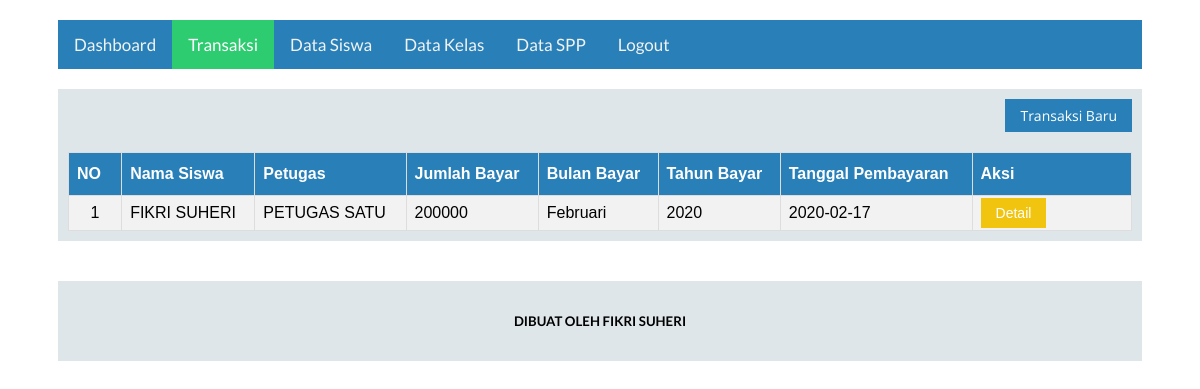
/admin/transaksi.php (signed in), run on the app's committed database.
### tables this page shows
CREATE TABLE `pembayaran` (
  `id_pembayaran` int(11) NOT NULL,
  `petugas_id` int(11) NOT NULL,
  `nisn` varchar(10) NOT NULL,
  `tgl_bayar` date NOT NULL,
  `bulan_dibayar` varchar(8) NOT NULL,
  `tahun_dibayar` varchar(4) NOT NULL,
  `spp_id` int(11) NOT NULL,
  `jumlah_bayar` int(11) NOT NULL
);

CREATE TABLE `siswa` (
  `nisn` varchar(10) NOT NULL,
  `nis` varchar(10) NOT NULL,
  `nama` varchar(50) NOT NULL,
  `alamat` text NOT NULL,
  `no_telp` varchar(13) NOT NULL,
  `spp_id` int(11) NOT NULL,
  `kelas_id` int(11) NOT NULL
);

CREATE TABLE `petugas` (
  `id_petugas` int(11) NOT NULL,
  `username` varchar(25) NOT NULL,
  `password` varchar(50) NOT NULL,
  `level` enum('admin','petugas','','') NOT NULL,
  `nama_petugas` varchar(50) NOT NULL
);

### admin/functions.php (called while the page is built, shortened)
<?php
function ambildata($conn,$query){
    $data = mysqli_query($conn,$query);
    while($row = mysqli_fetch_assoc($data)){
        $hasil[] = $row;
    }
    return $hasil;
}
?>

### admin/transaksi.php (the view, shortened to what this page needs)
<?php
require 'functions.php';
$query = 'SELECT pembayaran.*,petugas.*,siswa.* FROM pembayaran INNER JOIN petugas ON pembayaran.petugas_id = petugas.id_petugas INNER JOIN siswa ON pembayaran.nisn = siswa.nisn';
$dataspp = ambildata($conn, $query);
?>
<!DOCTYPE html>
<html lang="en">
<head>
    <link rel="stylesheet" href="../assets/admin/style.css">
    <link rel="stylesheet" href="../assets/fikcss/fikcss.css">
</head>
<body>
<?php require 'header.php' ?>
    <div class="container mt-1">
        <div class="bg-grey p-1">
            <div style="overflow: hidden">
                <a href="carisiswa.php" class="button open-sans bg-blue" style="float:right">Transaksi Baru</a>
            </div>
            <div style="overflow: hidden" class="mt-1">
                <table class="table">
                    <tr>
                        <th width="5%" align="center">NO</th>
                        <th>Nama Siswa</th>
                        <th>Petugas</th>
                        <th>Jumlah Bayar</th>
                        <th>Bulan Bayar</th>
                        <th>Tahun Bayar</th>
                        <th>Tanggal Pembayaran</th>
                        <th width="15%">Aksi</th>
                    </tr>
                    <?php $no = 1;
                    foreach ($dataspp as $data) : ?>
                        <tr class="">
                            <td align="center"><?= $no++ ?></td>
                            <td><?= $data['nama'] ?></td>
                            <td><?= $data['nama_petugas'] ?></td>
                            <td><?= $data['jumlah_bayar'] ?></td>
                            <td><?= $data['bulan_dibayar'] ?></td>
                            <td><?= $data['tahun_dibayar'] ?></td>
                            <td><?= $data['tgl_bayar'] ?></td>
                            <td>
                                <a href="datasiswaedit.php?id=<?= $data['id_pembayaran'] ?>" class="button bg-yellow">Detail</a>
                            </td>
                        </tr>
                    <?php endforeach; ?>
                </table>
            </div>
        </div>
    </div>
    <?php require 'footer.php' ?>
</body>
</html>

### assets/fikcss/fikcss.css (style rules this page uses)
.container { padding-left: 50px; padding-right: 50px; overflow: hidden; }
.mt-1 { margin-top: 20px; }
.p-1 { padding: 10px; }
.bg-blue { background-color: #2980b9; }
.bg-grey { background-color: #dfe6e9; }
.bg-yellow { background-color: #f1c40f; }
.open-sans { font-family: "Open Sans", sans-serif; }
.button { border: none; color: white; padding: 7px 15px; text-align: center; text-decoration: none; font-size: 14px; }
.table { font-family: "Trebuchet MS", Arial, Helvetica, sans-serif; border-collapse: collapse; width: 100%; }
.table td, .table th { border: 1px solid #ddd; padding: 8px; }
.table tr:nth-child(even) { background-color: #f2f2f2; }
.table th { padding-top: 12px; padding-bottom: 12px; text-align: left; background-color: #2980b9; color: white; }

### data on the page
pembayaran: nisn.nama "FIKRI SUHERI", petugas.nama_petugas "PETUGAS SATU", jumlah_bayar "200000", bulan_dibayar "Februari", tahun_dibayar "2020", tgl_bayar "2020-02-17"
